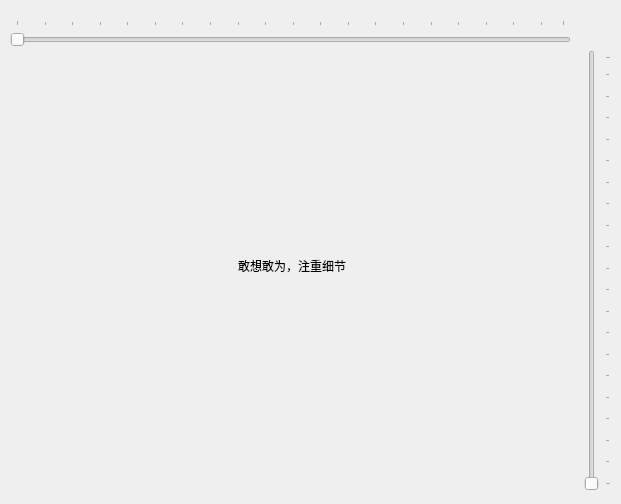
<?xml version="1.0" encoding="UTF-8"?>
<ui version="4.0">
 <class>MainWindow</class>
 <widget class="QMainWindow" name="MainWindow">
  <property name="geometry">
   <rect>
    <x>0</x>
    <y>0</y>
    <width>621</width>
    <height>504</height>
   </rect>
  </property>
  <property name="minimumSize">
   <size>
    <width>621</width>
    <height>504</height>
   </size>
  </property>
  <property name="maximumSize">
   <size>
    <width>621</width>
    <height>504</height>
   </size>
  </property>
  <property name="baseSize">
   <size>
    <width>621</width>
    <height>504</height>
   </size>
  </property>
  <property name="windowTitle">
   <string>MainWindow</string>
  </property>
  <property name="layoutDirection">
   <enum>Qt::LeftToRight</enum>
  </property>
  <widget class="QWidget" name="centralwidget">
   <property name="minimumSize">
    <size>
     <width>621</width>
     <height>504</height>
    </size>
   </property>
   <widget class="QSlider" name="horizontalSlider">
    <property name="geometry">
     <rect>
      <x>10</x>
      <y>20</y>
      <width>561</width>
      <height>31</height>
     </rect>
    </property>
    <property name="orientation">
     <enum>Qt::Horizontal</enum>
    </property>
    <property name="tickPosition">
     <enum>QSlider::TicksAbove</enum>
    </property>
    <property name="tickInterval">
     <number>5</number>
    </property>
   </widget>
   <widget class="QSlider" name="verticalSlider">
    <property name="geometry">
     <rect>
      <x>580</x>
      <y>50</y>
      <width>31</width>
      <height>441</height>
     </rect>
    </property>
    <property name="orientation">
     <enum>Qt::Vertical</enum>
    </property>
    <property name="tickPosition">
     <enum>QSlider::TicksBelow</enum>
    </property>
    <property name="tickInterval">
     <number>5</number>
    </property>
   </widget>
   <widget class="QWidget" name="horizontalLayoutWidget">
    <property name="geometry">
     <rect>
      <x>10</x>
      <y>50</y>
      <width>571</width>
      <height>431</height>
     </rect>
    </property>
    <layout class="QHBoxLayout" name="horizontalLayout_2">
     <property name="spacing">
      <number>0</number>
     </property>
     <property name="sizeConstraint">
      <enum>QLayout::SetMaximumSize</enum>
     </property>
     <property name="leftMargin">
      <number>0</number>
     </property>
     <property name="topMargin">
      <number>0</number>
     </property>
     <property name="rightMargin">
      <number>0</number>
     </property>
     <property name="bottomMargin">
      <number>0</number>
     </property>
     <item>
      <widget class="QLabel" name="fontChangeLabel_2">
       <property name="minimumSize">
        <size>
         <width>10</width>
         <height>10</height>
        </size>
       </property>
       <property name="maximumSize">
        <size>
         <width>564</width>
         <height>443</height>
        </size>
       </property>
       <property name="font">
        <font>
         <family>等线</family>
        </font>
       </property>
       <property name="layoutDirection">
        <enum>Qt::LeftToRight</enum>
       </property>
       <property name="text">
        <string>敢想敢为，注重细节</string>
       </property>
       <property name="alignment">
        <set>Qt::AlignCenter</set>
       </property>
      </widget>
     </item>
    </layout>
   </widget>
  </widget>
 </widget>
 <resources/>
 <connections/>
</ui>
